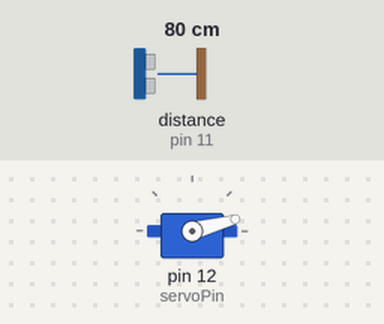
Recording of a sketch running on a simulated Arduino Uno, built with avr-gcc and run on an emulated ATmega328P. Shown: servo. Wiring (inferred from the names in the program): ultrasonic range finder: trigger pin 10; echo pin 11. The inputs (shaded band) are chosen by the test bench; at power-on: distance to the obstacle (sensor on pin 11) 80 cm. The echo pulse lasts 58.3 µs per cm; what the sketch prints to the serial monitor is not drawn.

Above: at 0.01 s.
1.3 s: distance to the obstacle (sensor on pin 11) set to 2 cm
At 1.9 s:
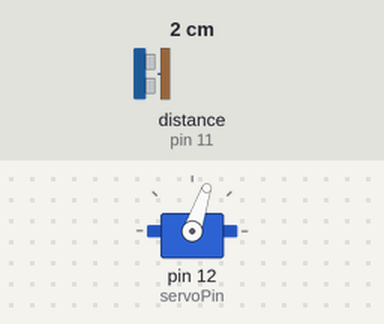
4.3 s: distance to the obstacle (sensor on pin 11) set to 299 cm
At 5.17 s:
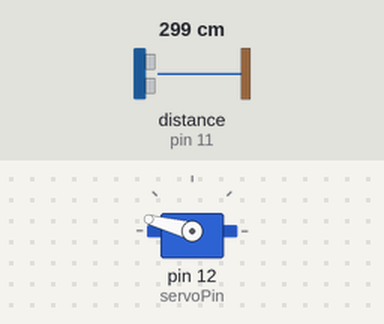
7.3 s: distance to the obstacle (sensor on pin 11) set to 4 cm
At 7.8 s:
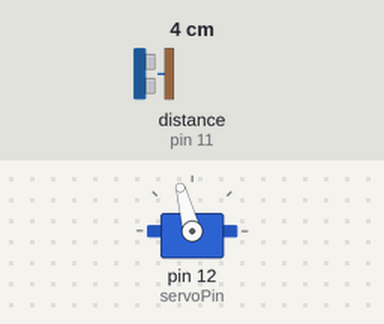
10.3 s: distance to the obstacle (sensor on pin 11) set to 35 cm
Timing chart, 0 to 14.3 s (numbered marks = the images above; inputs shaded):
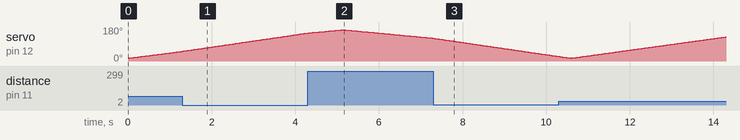

The sketch:

ProyectoRadarBenjiVania.ino
```cpp
#include <Servo.h>

const int trigPin = 10;   // Pin de salida para el pulso de trigger del sensor ultrasónico
const int echoPin = 11;   // Pin de entrada para recibir el eco del sensor ultrasónico
const int servoPin = 12;  // Pin de control para el servo motor

long duration;            // Duración del pulso de eco del sensor ultrasónico
int distance;             // Distancia medida por el sensor ultrasónico
Servo myServo;            // Objeto del servo motor

void setup() {
  pinMode(trigPin, OUTPUT);  // Configura el pin de trigger como salida
  pinMode(echoPin, INPUT);   // Configura el pin de echo como entrada
  Serial.begin(9600);        // Inicializa la comunicación serial
  myServo.attach(servoPin);   // Adjunta el servo al pin correspondiente
}

void loop() {
  // Escaneo en un rango de 15 a 165 grados
  for (int i = 15; i <= 165; i++) {
    myServo.write(i);        // Gira el servo al ángulo actual (i)
    delay(30);               // Pequeña pausa para permitir que el servo alcance la posición
    distance = calculateDistance();  // Mide la distancia con el sensor ultrasónico
    printData(i, distance);   // Imprime los datos (ángulo, distancia) en el puerto serial
  }

  // Escaneo en reversa desde 165 grados hasta 15 grados
  for (int i = 165; i > 15; i--) {
    myServo.write(i);        // Gira el servo al ángulo actual (i)
    delay(30);               // Pequeña pausa para permitir que el servo alcance la posición
    distance = calculateDistance();  // Mide la distancia con el sensor ultrasónico
    printData(i, distance);   // Imprime los datos (ángulo, distancia) en el puerto serial
  }
}

// Función para medir la distancia con el sensor ultrasónico
int calculateDistance() {
  const int soundSpeed = 034;  // Velocidad del sonido en cm/µs
  digitalWrite(trigPin, LOW);  // Inicia el pulso de trigger
  delayMicroseconds(2);
  digitalWrite(trigPin, HIGH);  // Termina el pulso de trigger
  delayMicroseconds(10);
  digitalWrite(trigPin, LOW);
  duration = pulseIn(echoPin, HIGH);  // Mide la duración del pulso de eco
  distance = duration * 0.5 * soundSpeed / 10000;  // Calcula la distancia en centímetros
  return distance;
}

// Función para imprimir los datos en el puerto serial
void printData(int angle, int dist) {
  Serial.print(angle);
  Serial.print(",");
  Serial.print(dist);
  Serial.print(".");
}
```
